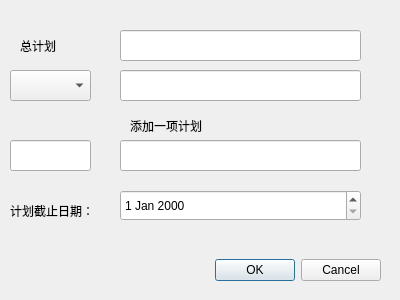
<?xml version="1.0" encoding="UTF-8"?>
<ui version="4.0">
 <class>planning</class>
 <widget class="QWidget" name="planning">
  <property name="geometry">
   <rect>
    <x>0</x>
    <y>0</y>
    <width>400</width>
    <height>300</height>
   </rect>
  </property>
  <property name="windowTitle">
   <string>Form</string>
  </property>
  <widget class="QLineEdit" name="textEditPlanALL">
   <property name="geometry">
    <rect>
     <x>120</x>
     <y>30</y>
     <width>241</width>
     <height>31</height>
    </rect>
   </property>
  </widget>
  <widget class="QComboBox" name="comboBoxPlans">
   <property name="geometry">
    <rect>
     <x>10</x>
     <y>70</y>
     <width>81</width>
     <height>31</height>
    </rect>
   </property>
   <property name="styleSheet">
    <string notr="true">font: 16pt &quot;宋体&quot;;</string>
   </property>
  </widget>
  <widget class="QLabel" name="label">
   <property name="geometry">
    <rect>
     <x>20</x>
     <y>30</y>
     <width>71</width>
     <height>31</height>
    </rect>
   </property>
   <property name="styleSheet">
    <string notr="true">font: 16pt &quot;宋体&quot;;</string>
   </property>
   <property name="text">
    <string>总计划</string>
   </property>
  </widget>
  <widget class="QLineEdit" name="textEditPlan">
   <property name="geometry">
    <rect>
     <x>120</x>
     <y>70</y>
     <width>241</width>
     <height>31</height>
    </rect>
   </property>
  </widget>
  <widget class="QDialogButtonBox" name="buttonBox">
   <property name="geometry">
    <rect>
     <x>190</x>
     <y>250</y>
     <width>191</width>
     <height>41</height>
    </rect>
   </property>
   <property name="styleSheet">
    <string notr="true">font: 16pt &quot;宋体&quot;;</string>
   </property>
   <property name="standardButtons">
    <set>QDialogButtonBox::Cancel|QDialogButtonBox::Ok</set>
   </property>
  </widget>
  <widget class="QLabel" name="label_2">
   <property name="geometry">
    <rect>
     <x>130</x>
     <y>110</y>
     <width>181</width>
     <height>31</height>
    </rect>
   </property>
   <property name="styleSheet">
    <string notr="true">font: 14pt &quot;宋体&quot;;</string>
   </property>
   <property name="text">
    <string>添加一项计划</string>
   </property>
  </widget>
  <widget class="QLineEdit" name="lineEdit">
   <property name="geometry">
    <rect>
     <x>10</x>
     <y>140</y>
     <width>81</width>
     <height>31</height>
    </rect>
   </property>
   <property name="styleSheet">
    <string notr="true">font: 16pt &quot;宋体&quot;;</string>
   </property>
  </widget>
  <widget class="QLineEdit" name="lineEdit_2">
   <property name="geometry">
    <rect>
     <x>120</x>
     <y>140</y>
     <width>241</width>
     <height>31</height>
    </rect>
   </property>
  </widget>
  <widget class="QLabel" name="label_3">
   <property name="geometry">
    <rect>
     <x>10</x>
     <y>190</y>
     <width>121</width>
     <height>41</height>
    </rect>
   </property>
   <property name="styleSheet">
    <string notr="true">font: 14pt &quot;宋体&quot;;</string>
   </property>
   <property name="text">
    <string>计划截止日期：</string>
   </property>
  </widget>
  <widget class="QDateEdit" name="dateEdit">
   <property name="geometry">
    <rect>
     <x>120</x>
     <y>190</y>
     <width>241</width>
     <height>31</height>
    </rect>
   </property>
  </widget>
 </widget>
 <resources/>
 <connections/>
</ui>
